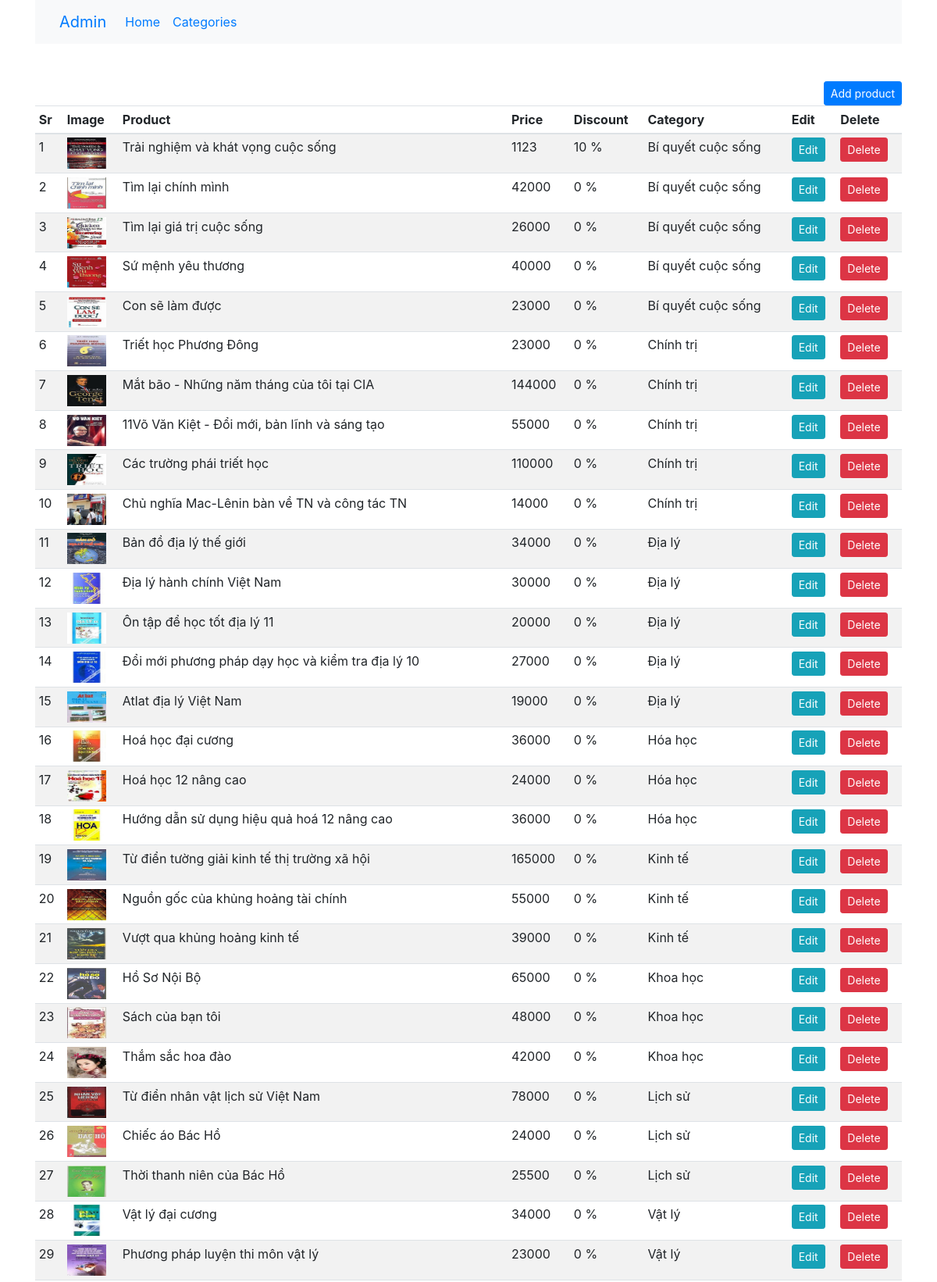
Page /admin (signed in, upper part) on the committed database.
### shop/products/models.py (models this page shows, shortened)
class Addproduct(db.Model):
    __searchable__ = ['name']
    id = db.Column(db.Integer, primary_key=True)
    name = db.Column(db.String(80), nullable=False)
    price = db.Column(db.Numeric(10,0), nullable=False)
    discount = db.Column(db.Integer, default=0)
    stock = db.Column(db.Integer, nullable=False)
    pub_date = db.Column(db.DateTime, nullable=False,
        default=datetime.utcnow)
    category_id = db.Column(db.Integer, db.ForeignKey('category.id'),nullable=False)
    category = db.relationship('Category', backref=db.backref('categories', lazy=True))
    image = db.Column(db.String(150), nullable=False, default = 'image.jpg')

class Category(db.Model):
    id = db.Column(db.Integer, primary_key = True)
    name = db.Column(db.String(30), nullable = False, unique=True)

### shop/admin/routes.py (the view)
@app.route('/admin')
def admin():
    if 'username' not in session:
        flash(f'Please login first', 'danger')
        return redirect(url_for('login'))
    products = Addproduct.query.all()
    return render_template('admin/index.html', title="Admin Page", products = products)

### shop/templates/admin/index.html (shortened to what this page needs)
{% extends 'layout.html' %}
{% block content %}
<div class="container">
    <nav class="navbar navbar-expand-lg bg-light">
        <div class="container-fluid">
          <a class="navbar-brand" href="/admin">Admin</a>
          <div class="collapse navbar-collapse" id="navbarNavDropdown">
            <ul class="navbar-nav">
              <li class="nav-item">
                <a class="nav-link active" aria-current="page" href="/admin">Home</a>
              </li>
              <li class="nav-item">
                <a class="nav-link" href="/categories">Categories</a>
              </li>
            </ul>
          </div>
        </div>
      </nav>
</div>
<div class="container mt-5">
    <table class="table table-sm table-condensed table-striped">
      <a href="{{url_for('addproduct')}}" class="btn btn-primary btn-sm float-md-right">Add product</a>
        <thead>
            <th>Sr</th>
            <th>Image</th>
            <th>Product</th>
            <th>Price</th>
            <th>Discount</th>
            <th>Category</th>
            <th>Edit</th>
            <th>Delete</th>
        </thead>
        <tbody>
            {% for product in products %}
            <tr>
                <td>{{loop.index}}</td>
                <td><img src="{{url_for('static', filename='images/' + product.image)}}" width="50" height="40"></td>
                <td>{{product.name}}</td>
                <td>{{product.price}}</td>
                <td>{{product.discount}} %</td>
                <td>{{product.category.name}}</td>
                <td><a href="{{url_for('updateproduct', id=product.id)}}" class="btn btn-info btn-sm">Edit</a></td>
                <td>
                  <button type="button" class="btn btn-danger btn-sm" data-toggle="modal" data-target="#exampleModal-{{product.id}}">
                    Delete
                  </button>
                </td>
            </tr>
            {% endfor %}
        </tbody>
    </table>
</div>
{% endblock content %}

### rows in the picture
Addproduct: image (picture), name "Trải nghiệm và khát vọng cuộc sống", price "1123", discount "10", category.name "Bí quyết cuộc sống"
Addproduct: image (picture), name "Tìm lại chính mình", price "42000", discount "0", category.name "Bí quyết cuộc sống"
Addproduct: image (picture), name "Tìm lại giá trị cuộc sống", price "26000", discount "0", category.name "Bí quyết cuộc sống"
Addproduct: image (picture), name "Sứ mệnh yêu thương", price "40000", discount "0", category.name "Bí quyết cuộc sống"
Addproduct: image (picture), name "Con sẽ làm được", price "23000", discount "0", category.name "Bí quyết cuộc sống"
Addproduct: image (picture), name "Triết học Phương Đông", price "23000", discount "0", category.name "Chính trị"
Addproduct: image (picture), name "Mắt bão - Những năm tháng của tôi tại CIA", price "144000", discount "0", category.name "Chính trị"
Addproduct: image (picture), name "11Võ Văn Kiệt - Đổi mới, bản lĩnh và sáng tạo", price "55000", discount "0", category.name "Chính trị"
Addproduct: image (picture), name "Các trường phái triết học", price "110000", discount "0", category.name "Chính trị"
Addproduct: image (picture), name "Chủ nghĩa Mac-Lênin bàn về TN và công tác TN", price "14000", discount "0", category.name "Chính trị"
Addproduct: image (picture), name "Bản đồ địa lý thế giới", price "34000", discount "0", category.name "Địa lý"
Addproduct: image (picture), name "Địa lý hành chính Việt Nam", price "30000", discount "0", category.name "Địa lý"
Addproduct: image (picture), name "Ôn tập để học tốt địa lý 11", price "20000", discount "0", category.name "Địa lý"
Addproduct: image (picture), name "Đổi mới phương pháp dạy học và kiểm tra địa lý 10", price "27000", discount "0", category.name "Địa lý"
Addproduct: image (picture), name "Atlat địa lý Việt Nam", price "19000", discount "0", category.name "Địa lý"
Addproduct: image (picture), name "Hoá học đại cương", price "36000", discount "0", category.name "Hóa học"
Addproduct: image (picture), name "Hoá học 12 nâng cao", price "24000", discount "0", category.name "Hóa học"
Addproduct: image (picture), name "Hướng dẫn sử dụng hiệu quả hoá 12 nâng cao", price "36000", discount "0", category.name "Hóa học"
Addproduct: image (picture), name "Từ điển tường giải kinh tế thị trường xã hội", price "165000", discount "0", category.name "Kinh tế"
Addproduct: image (picture), name "Nguồn gốc của khủng hoảng tài chính", price "55000", discount "0", category.name "Kinh tế"
Addproduct: image (picture), name "Vượt qua khủng hoảng kinh tế", price "39000", discount "0", category.name "Kinh tế"
Addproduct: image (picture), name "Hồ Sơ Nội Bộ", price "65000", discount "0", category.name "Khoa học"
Addproduct: image (picture), name "Sách của bạn tôi", price "48000", discount "0", category.name "Khoa học"
Addproduct: image (picture), name "Thắm sắc hoa đào", price "42000", discount "0", category.name "Khoa học"
Addproduct: image (picture), name "Từ điển nhân vật lịch sử Việt Nam", price "78000", discount "0", category.name "Lịch sử"
Addproduct: image (picture), name "Chiếc áo Bác Hồ", price "24000", discount "0", category.name "Lịch sử"
Addproduct: image (picture), name "Thời thanh niên của Bác Hồ", price "25500", discount "0", category.name "Lịch sử"
Addproduct: image (picture), name "Vật lý đại cương", price "34000", discount "0", category.name "Vật lý"
Addproduct: image (picture), name "Phương pháp luyện thi môn vật lý", price "23000", discount "0", category.name "Vật lý"
